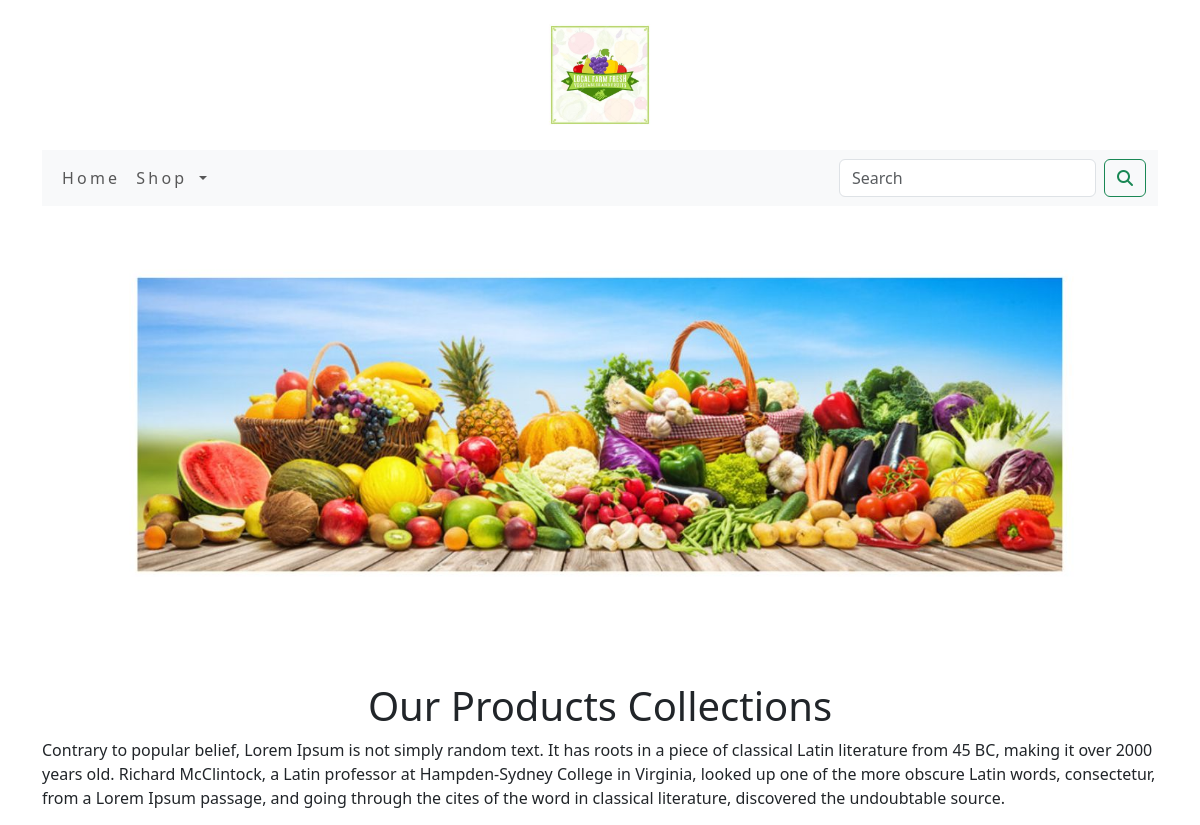
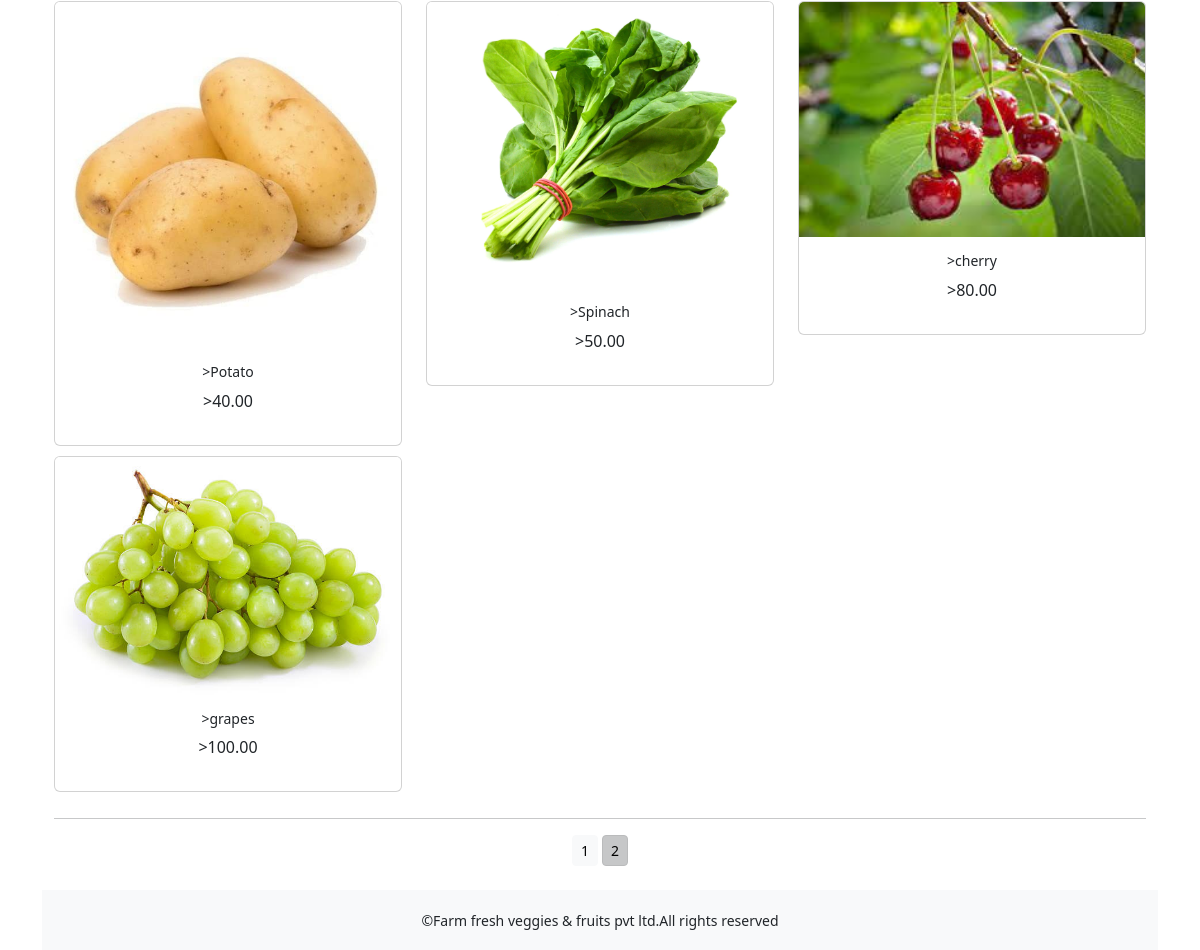
The app's page /shop/?page=2 (signed in) with its own data (2 pictures, top to bottom).
### shop/models.py (models this page shows, shortened)
class Product(models.Model):
    name=models.CharField(max_length=250, unique=True)
    slug=models.SlugField(max_length=250, unique=True)
    description=models.TextField(blank=True)
    price=models.DecimalField(max_digits=10, decimal_places=2)
    category=models.ForeignKey(Category, on_delete=models.CASCADE)
    image=models.ImageField(upload_to='product', blank=True)
    stock=models.IntegerField()
    available=models.BooleanField(default=True)
    created=models.DateTimeField(auto_now_add=True)
    update=models.DateTimeField(auto_now_add=True)
    def get_url(self):
        return reverse('shop:prodCatdetail', args=[self.category.slug, self.slug])
    class Meta:
        ordering= ('name',)
        verbose_name='product'
        verbose_name_plural='products'

### shop/views.py (the view)
# urls.py: path('', views.allProdCat, name='allProdCat'),
def allProdCat(request, c_slug=None):
    c_page=None
    product_list=None
    if c_slug!=None:
        c_page=get_object_or_404(Category, slug=c_slug)
        products_list=Product.objects.all().filter(category=c_page, available=True)
    else:
        products_list=Product.objects.all().filter(available=True)
    paginator=Paginator(products_list, 6)
    try:
        page=int(request.GET.get('page', '1'))
    except:
        page=1
    try:
        products=paginator.page(page)
    except (EmptyPage, InvalidPage):
        products=paginator.page(paginator.num_pages)
    return render(request, "category.html", {'category': c_page, 'products': products})

### cart/context_processors.py (called while the page is built)
def counter(request):
    item_count=0
    if 'admin' in request.path:
        return {}
    else:
        try:
            cart=Cart.objects.filter(cart_id=_cart_id(request))
            cart_item=cartitem.objects.all().filter(cart=cart[:1])
            for cart_item in cart_item:
                item_count += cart_item.quantity
        except Cart.DoesNotExist:
            item_count=0
    return dict(item_count=item_count)

### cart/views.py (called while the page is built)
def _cart_id(request):
    cart=request.session.session_key
    if not cart:
        cart=request.session.session.create()
    return cart

### shop/context_processors.py (called while the page is built)
def menu_links(request):
    links=Category.objects.all()
    return dict(links=links)

### shop/models.py (called while the page is built)
    def get_url(self):
        return reverse('shop:product_by_category', args=[self.slug])

### templates/category.html (shortened to what this page needs)
{% extends 'base.html' %}
{% load static %}
{% block content %}
<div class="mx_auto">
    {% if category %}
    <img class="my_image" src="{{category.image.url}}" alt="{{category.name}}">
</div>
<br>
<div>
    <h1 class="text-center my_title">{{category.name}}</h1>
    <p class="text-justify">{{category.description}}</p>
</div>
    {% else %}
<div>
<img class="my_image my_image_padding" src="{% static 'img/bn.jpg' %}" alt="our products" width="1250px;">
</div>
<br>
<div>
    <h1 class="text-center my_title">Our Products Collections</h1>
    <p class="text-justify">Contrary to popular belief, Lorem Ipsum is not simply random text. It has roots in a piece of classical Latin literature from 45 BC, making it over 2000 years old. Richard McClintock, a Latin professor at Hampden-Sydney College in Virginia, looked up one of the more obscure Latin words, consectetur, from a Lorem Ipsum passage, and going through the cites of the word in classical literature, discovered the undoubtable source.</p>
</div>
    {% endif %}
<div class="container">
    <div class="row mx_auto">
        {% for product in products.object_list %}
        <div class="my_bottom_margin col-9 col-sm-12 col-md-4 col-lg-4" >
            <div class="card text-center" style="min-width:18rem;">
                <a href="{{product.get_url}}"><img class="card-img-top my_image" src="{{product.image.url}}" alt="{{product.name}}"> </a>
                <div class=" card-body">
                    <h4>>{{product.name}}</h4>
                    <p>>{{product.price}}</p>
                </div>
            </div>
        </div>
        {% endfor %}
    </div>
    <div class="mx-auto">
       {% if products.paginator.num_pages > 1 %}
        <hr>
        <div class="text-center">
            {% for pg in products.paginator.page_range %}
                <a href="?page={{pg}}" class="btn btn-light btn-sm {% if products.number == pg %} active {% endif %}">{{pg}}</a>
        {% endfor %}
        </div>
        {% endif %}
    </div>
    <br>
</div>
{% endblock %}

### static/css/custom.css (style rules this page uses)
body { font-family: 'Roboto', sans-serif; }
.my_image { width:100%; height:auto; }
.my_image_padding { padding:5px; }
.my_bottom_margin { margin-bottom:10px; }
.card-body h4 { font-size:14px; text_transform:uppercase; letter_spacing:.2em }

### records on screen
Product: image (picture), name "Potato", price "40.00"
Product: image (picture), name "Spinach", price "50.00"
Product: image (picture), name "cherry", price "80.00"
Product: image (picture), name "grapes", price "100.00"

### other values on screen
{{ pg }} "1" "2"
